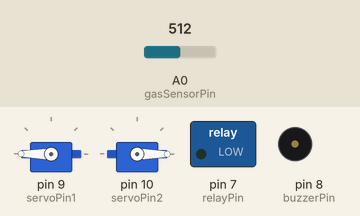
Recording of a sketch running on a simulated Arduino Uno, built with avr-gcc and run on an emulated ATmega328P. Parts: 2 × servo, switched loads named in the sketch (green lamp = pin HIGH), buzzer (waves = sounding, pin HIGH). The test bench sets the inputs (shaded band); at power-on: A0 (gasSensorPin) = 512.

Above: at 1.8 s.
1.9 s: A0 (gasSensorPin) set to 582
3.4 s: A0 (gasSensorPin) set to 609
At 5.0 s:
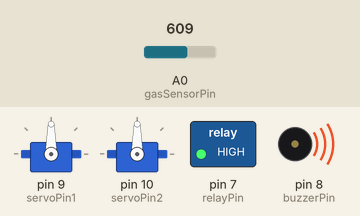
5.5 s: A0 (gasSensorPin) set to 590
At 6.5 s:
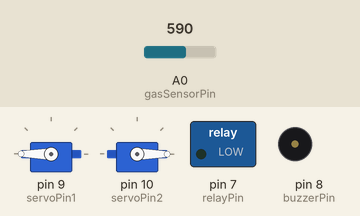
7.5 s: A0 (gasSensorPin) set to 610
At 9.3 s:
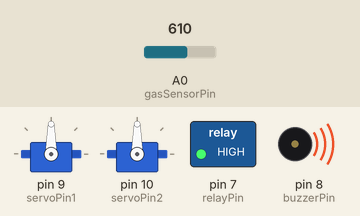
Timing chart, 0 to 10.5 s (numbered marks = the images above; inputs shaded):
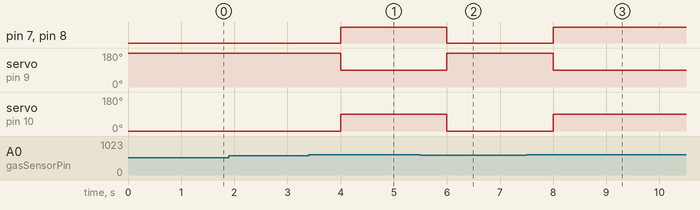

The sketch:

khigas.ino
```cpp
#include <Servo.h>

const int gasSensorPin = A0; // Chân đọc tín hiệu từ cảm biến khí gas
const int relayPin = 7;      // Chân điều khiển relay
const int buzzerPin = 8;     // Chân điều khiển còi chip
const int servoPin1 = 9;     // Chân điều khiển servo 1
const int servoPin2 = 10;    // Chân điều khiển servo 2

Servo servo1;
Servo servo2;

bool doorOpen = false; // Biến để theo dõi trạng thái của cửa

void setup() {
  pinMode(gasSensorPin, INPUT);
  pinMode(relayPin, OUTPUT);
  pinMode(buzzerPin, OUTPUT);

  servo1.attach(servoPin1);
  servo2.attach(servoPin2);

  servo1.write(180); // Gốc ban đầu của servo 1 (đóng cửa)
  servo2.write(0); // Gốc ban đầu của servo 2 (đóng cửa)

  digitalWrite(relayPin, LOW);  // Tắt relay lúc ban đầu
  digitalWrite(buzzerPin, LOW); // Tắt còi lúc ban đầu
}

void loop() {
  int gasLevel = analogRead(gasSensorPin);

  // Tăng mức ngưỡng phát hiện khí gas lên 600
  if (gasLevel > 600) { // Ngưỡng phát hiện rò rỉ khí gas
    digitalWrite(relayPin, HIGH);  // Bật relay để kích hoạt quạt
    digitalWrite(buzzerPin, HIGH); // Bật còi báo động

    // Mở cửa bằng cả hai servo nếu chưa mở
    if (!doorOpen) {
      servo1.write(90);
      servo2.write(90);
      doorOpen = true;
    }
  } else {
    digitalWrite(relayPin, LOW);  // Tắt relay
    digitalWrite(buzzerPin, LOW); // Tắt còi

    // Đóng cửa lại bằng cả hai servo nếu chưa đóng
    if (doorOpen) {
      servo1.write(180);
      servo2.write(0);
      doorOpen = false;
    }
  }
  delay(1000); // Đọc giá trị cảm biến mỗi giây
}
```

Measured:
- the behaviour switches between 600 and 601 on A0 (gasSensorPin) (found by bisection; images 0 and 1)
- after the input at 1.9 s, every drawn part: stays the same
- after the input at 3.4 s, pin 7 (relayPin), pin 8 (buzzerPin): LOW → HIGH after 0.60 s; servo on pin 9 (servoPin1): 180° → 90° after 0.60 s; servo on pin 10 (servoPin2): 0° → 90° after 0.60 s
- after the input at 5.5 s, pin 7 (relayPin), pin 8 (buzzerPin): HIGH → LOW after 0.50 s; servo on pin 9 (servoPin1): 90° → 180° after 0.50 s; servo on pin 10 (servoPin2): 90° → 0° after 0.50 s
- after the input at 7.5 s, pin 7 (relayPin), pin 8 (buzzerPin): LOW → HIGH after 0.50 s; servo on pin 9 (servoPin1): 180° → 90° after 0.50 s; servo on pin 10 (servoPin2): 0° → 90° after 0.50 s
